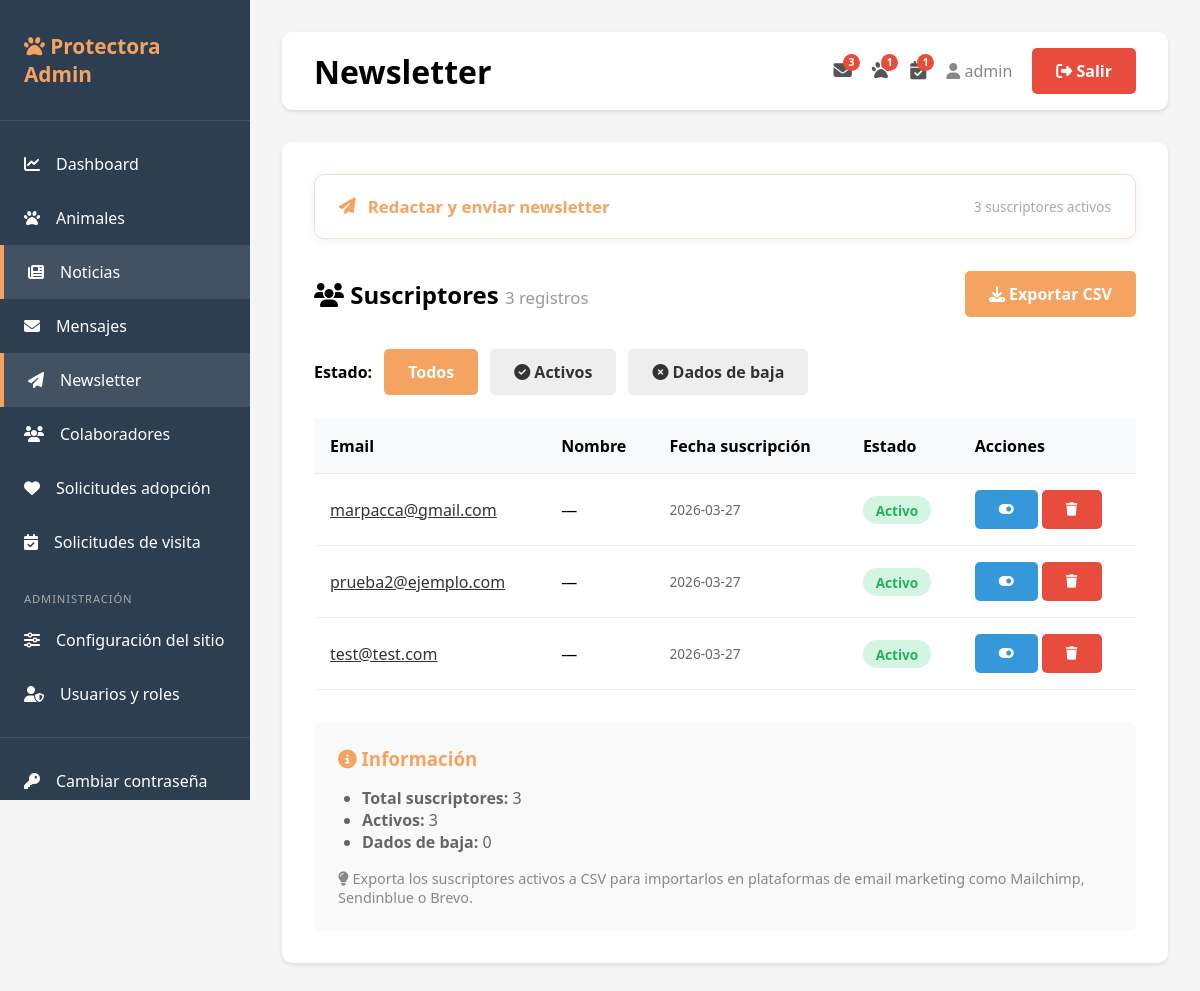
The app's page /admin/newsletter (signed in), older data.
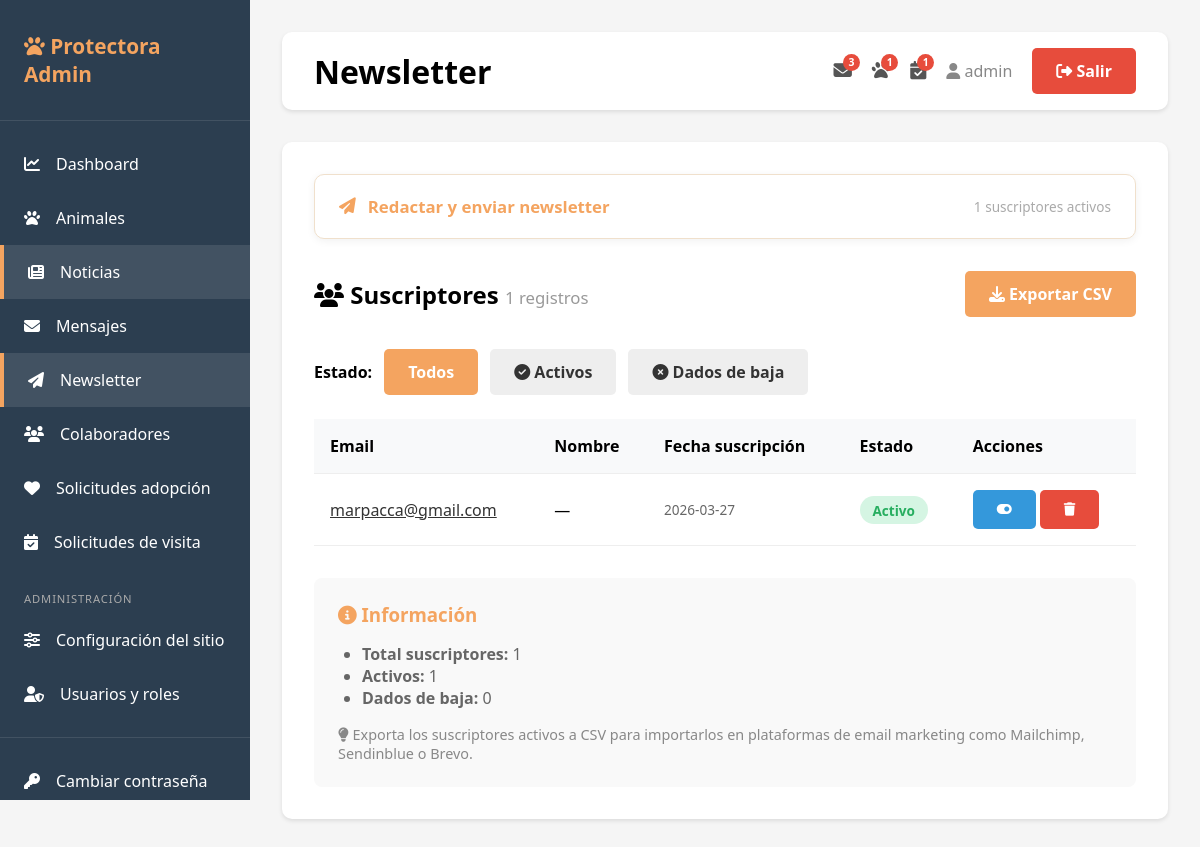
The same page, newer data.
### tables this page shows
CREATE TABLE newsletter_subscribers (
                id INTEGER PRIMARY KEY AUTOINCREMENT,
                email TEXT NOT NULL UNIQUE,
                name TEXT,
                subscribed_at TIMESTAMP DEFAULT CURRENT_TIMESTAMP,
                is_active BOOLEAN DEFAULT 1,
                unsubscribe_token TEXT
            );

### app.py (the view)
@app.route('/admin/newsletter')
@login_required
def list_newsletter_subscribers():
    db = get_db()
    active_filter = request.args.get('active')
    query = 'SELECT * FROM newsletter_subscribers'
    params = []
    if active_filter == '1':
        query += ' WHERE is_active = ' + ('TRUE' if USE_POSTGRES else '1')
    elif active_filter == '0':
        query += ' WHERE is_active = ' + ('FALSE' if USE_POSTGRES else '0')
    query += ' ORDER BY subscribed_at DESC'
    subscribers = db.execute(query, params).fetchall()
    return render_template('newsletter.html', subscribers=subscribers, active_filter=active_filter)

### app.py (called while the page is built)
def generate_csrf_token():
    if '_csrf_token' not in session:
        session['_csrf_token'] = secrets.token_hex(32)
    return session['_csrf_token']

def get_db():
    if USE_POSTGRES:
        conn = psycopg2.connect(DATABASE_URL)
        conn.cursor_factory = psycopg2.extras.RealDictCursor
        return DatabaseWrapper(conn, is_postgres=True)
    else:
        conn = sqlite3.connect(DATABASE)
        conn.row_factory = sqlite3.Row
        return DatabaseWrapper(conn, is_postgres=False)

def login_required(f):
    @wraps(f)
    def decorated_function(*args, **kwargs):
        if 'user_id' not in session:
            return redirect(url_for('login'))
        return f(*args, **kwargs)
    return decorated_function

    def execute(self, query, params=None):
        if self._is_postgres and '?' in query:
            query = query.replace('?', '%s')
        cursor = self._conn.cursor()
        if params:
            cursor.execute(query, params)
        else:
            cursor.execute(query)
        return cursor

### templates/newsletter.html (shortened to what this page needs)
{% extends "base.html" %}
{% block page_title %}Newsletter{% endblock %}
{% block extra_css %}
<link href="https://cdn.quilljs.com/1.3.7/quill.snow.css" rel="stylesheet">
{% endblock %}
{% block content %}
<details id="compose-panel" style="background:#fff; border:1px solid #f0e0cc; border-radius:10px;
    margin-bottom:2rem; box-shadow:0 2px 8px rgba(0,0,0,0.06); overflow:hidden;">
    <summary style="padding:1.25rem 1.5rem; cursor:pointer; font-size:1.05rem; font-weight:700;
                    color:#F4A460; list-style:none; display:flex; align-items:center; gap:.75rem;
                    user-select:none;">
        <i class="fas fa-paper-plane"></i>
        Redactar y enviar newsletter
        <span style="margin-left:auto; font-size:.85rem; color:#aaa; font-weight:400;">
            {{ subscribers|selectattr('is_active')|list|length }} suscriptores activos
        </span>
    </summary>
        {% set active_count = subscribers|selectattr('is_active')|list|length %}
</details>
<div style="display: flex; justify-content: space-between; align-items: center; margin-bottom: 2rem;">
    <h2><i class="fas fa-users"></i> Suscriptores
        <small style="font-size:0.7em; color:#999; font-weight:normal;">{{ subscribers|length }} registros</small>
    </h2>
    <a href="{{ url_for('export_newsletter_csv') }}" class="btn btn-primary">
        <i class="fas fa-download"></i> Exportar CSV
    </a>
</div>
<div style="display:flex; gap:0.75rem; margin-bottom:1.5rem; flex-wrap:wrap; align-items:center;">
    <strong>Estado:</strong>
    <a href="{{ url_for('list_newsletter_subscribers') }}"
       class="btn btn-sm" style="background:{% if not active_filter %}#F4A460; color:white{% else %}#eee; color:#333{% endif %}">
        Todos
    </a>
    <a href="{{ url_for('list_newsletter_subscribers', active='1') }}"
       class="btn btn-sm" style="background:{% if active_filter == '1' %}#F4A460; color:white{% else %}#eee; color:#333{% endif %}">
        <i class="fas fa-check-circle"></i> Activos
    </a>
    <a href="{{ url_for('list_newsletter_subscribers', active='0') }}"
       class="btn btn-sm" style="background:{% if active_filter == '0' %}#F4A460; color:white{% else %}#eee; color:#333{% endif %}">
        <i class="fas fa-times-circle"></i> Dados de baja
    </a>
</div>
{% if subscribers %}
<table class="table">
    <thead>
        <tr>
            <th>Email</th>
            <th>Nombre</th>
            <th>Fecha suscripción</th>
            <th>Estado</th>
            <th>Acciones</th>
        </tr>
    </thead>
    <tbody>
        {% for s in subscribers %}
        <tr style="{% if not s.is_active %}background:#fff5f5; opacity:0.7;{% endif %}">
            <td>
                <a href="mailto:{{ s.email }}" style="color:#333;">{{ s.email }}</a>
            </td>
            <td>{{ s.name or '—' }}</td>
            <td style="white-space:nowrap; font-size:0.85rem; color:#666;">
                {{ s.subscribed_at[:10] }}
            </td>
            <td>
                {% if s.is_active %}
                <span class="badge badge-success">Activo</span>
                {% else %}
                <span class="badge badge-danger">Dado de baja</span>
                {% endif %}
            </td>
            <td style="white-space:nowrap;">
                <form method="POST" action="{{ url_for('toggle_newsletter_subscriber', subscriber_id=s.id) }}" style="display:inline;">
                    <button type="submit" class="btn btn-sm"
                            style="background:#3498db; color:white;"
                            title="{{ 'Desactivar' if s.is_active else 'Reactivar' }}">
                        <i class="fas fa-{{ 'toggle-on' if s.is_active else 'toggle-off' }}"></i>
                    </button>
                </form>
                <form method="POST" action="{{ url_for('delete_newsletter_subscriber', subscriber_id=s.id) }}" style="display:inline;"
                      onsubmit="return confirm('¿Eliminar este suscriptor permanentemente?');">
                    <button type="submit" class="btn btn-danger btn-sm" title="Eliminar">
                        <i class="fas fa-trash"></i>
                    </button>
                </form>
            </td>
        </tr>
        {% endfor %}
    </tbody>
</table>
<div style="background:#f9f9f9; border-radius:8px; padding:1.5rem; margin-top:2rem;">
    <h3 style="margin:0 0 1rem; color:#F4A460;"><i class="fas fa-info-circle"></i> Información</h3>
    <ul style="margin:0; padding-left:1.5rem; color:#666;">
        <li><strong>Total suscriptores:</strong> {{ subscribers|length }}</li>
        <li><strong>Activos:</strong> {{ subscribers|selectattr('is_active')|list|length }}</li>
        <li><strong>Dados de baja:</strong> {{ subscribers|rejectattr('is_active')|list|length }}</li>
    </ul>
    <p style="margin:1rem 0 0; font-size:0.9rem; color:#888;">
        <i class="fas fa-lightbulb"></i>
        Exporta los suscriptores activos a CSV para importarlos en plataformas de email marketing como Mailchimp, Sendinblue o Brevo.
    </p>
</div>
{% else %}
<div style="text-align:center; padding:3rem;">
    <i class="fas fa-envelope-open" style="font-size:4rem; color:#ddd; margin-bottom:1rem;"></i>
    <h3 style="color:#666;">No hay suscriptores registrados</h3>
    <p style="color:#999;">Los usuarios que se suscriban al newsletter aparecerán aquí.</p>
</div>
{% endif %}
{% endblock %}

### templates/base.html (shortened to what this page needs)
<!DOCTYPE html>
<html lang="es">
<head>
    <link rel="stylesheet" href="https://cdnjs.cloudflare.com/ajax/libs/font-awesome/6.4.0/css/all.min.css">
    {% block extra_css %}{% endblock %}
</head>
<body>
    {% block body %}
    <div class="admin-wrapper">
        <aside class="sidebar">
            <div class="sidebar-brand">
                <h2><i class="fas fa-paw"></i> Protectora Admin</h2>
            </div>
            <ul class="sidebar-menu">
                <li><a href="{{ url_for('dashboard') }}" {% if request.endpoint == 'dashboard' %}class="active"{% endif %}>
                    <i class="fas fa-chart-line"></i> Dashboard
                </a></li>
                <li><a href="{{ url_for('list_animals') }}" {% if 'animal' in request.endpoint %}class="active"{% endif %}>
                    <i class="fas fa-paw"></i> Animales
                </a></li>
                <li><a href="{{ url_for('list_news') }}" {% if 'news' in request.endpoint %}class="active"{% endif %}>
                    <i class="fas fa-newspaper"></i> Noticias
                </a></li>
                {% if session.role in ['superadmin', 'editor'] %}
                <li><a href="{{ url_for('list_contacts') }}" {% if 'contact' in request.endpoint %}class="active"{% endif %}>
                    <i class="fas fa-envelope"></i> Mensajes
                </a></li>
                <li><a href="{{ url_for('list_newsletter_subscribers') }}" {% if 'newsletter' in request.endpoint %}class="active"{% endif %}>
                    <i class="fas fa-paper-plane"></i> Newsletter
                </a></li>
                <li><a href="{{ url_for('list_collaborators') }}" {% if 'collaborator' in request.endpoint %}class="active"{% endif %}>
                    <i class="fas fa-users"></i> Colaboradores
                </a></li>
                <li><a href="{{ url_for('list_adoptions') }}" {% if 'adoption' in request.endpoint %}class="active"{% endif %}>
                    <i class="fas fa-heart"></i> Solicitudes adopción
                </a></li>
                <li><a href="{{ url_for('list_visits') }}" {% if 'visit' in request.endpoint %}class="active"{% endif %}>
                    <i class="fas fa-calendar-check"></i> Solicitudes de visita
                </a></li>
                {% endif %}
                {% if session.role == 'superadmin' %}
                <li style="margin-top: 1rem; padding: 0.4rem 1.5rem; font-size: 0.7rem; text-transform: uppercase; color: #aaa; letter-spacing: 0.08em;">
                    Administración
                </li>
                <li><a href="{{ url_for('admin_settings') }}" {% if request.endpoint == 'admin_settings' %}class="active"{% endif %}>
                    <i class="fas fa-sliders-h"></i> Configuración del sitio
                </a></li>
                <li><a href="{{ url_for('list_users') }}" {% if 'user' in request.endpoint %}class="active"{% endif %}>
                    <i class="fas fa-user-shield"></i> Usuarios y roles
                </a></li>
                {% endif %}
                <li style="margin-top: 1rem; border-top: 1px solid rgba(255,255,255,0.1); padding-top: 1rem;">
                <a href="{{ url_for('change_password') }}" {% if request.endpoint == 'change_password' %}class="active"{% endif %}>
                    <i class="fas fa-key"></i> Cambiar contraseña
                </a></li>
            </ul>
        </aside>
        <main class="main-content">
            <div class="topbar">
                <h1>{% block page_title %}Dashboard{% endblock %}</h1>
                <div class="user-menu">
                    {% if nav_unread_contacts %}
                    <a href="{{ url_for('list_contacts') }}" title="{{ nav_unread_contacts }} mensaje{{ 's' if nav_unread_contacts != 1 }} sin leer"
                       style="position:relative; color:#555; text-decoration:none;">
                        <i class="fas fa-envelope" style="font-size:1.15rem;"></i>
                        <span style="position:absolute; top:-6px; right:-8px; background:#e74c3c; color:#fff;
                                     border-radius:50%; font-size:.65rem; font-weight:700;
                                     min-width:17px; height:17px; display:flex; align-items:center;
                                     justify-content:center; padding:0 3px; line-height:1;">
                            {{ nav_unread_contacts if nav_unread_contacts <= 99 else '99+' }}
                        </span>
                    </a>
                    {% endif %}
                    {% if nav_pending_adoptions %}
                    <a href="{{ url_for('list_adoptions', status='pendiente') }}" title="{{ nav_pending_adoptions }} solicitud{{ 'es' if nav_pending_adoptions != 1 }} de adopción pendiente{{ 's' if nav_pending_adoptions != 1 }}"
                       style="position:relative; color:#555; text-decoration:none;">
                        <i class="fas fa-paw" style="font-size:1.15rem;"></i>
                        <span style="position:absolute; top:-6px; right:-8px; background:#e74c3c; color:#fff;
                                     border-radius:50%; font-size:.65rem; font-weight:700;
                                     min-width:17px; height:17px; display:flex; align-items:center;
                                     justify-content:center; padding:0 3px; line-height:1;">
                            {{ nav_pending_adoptions if nav_pending_adoptions <= 99 else '99+' }}
                        </span>
                    </a>
                    {% endif %}
                    {% if nav_pending_visits %}
                    <a href="{{ url_for('list_visits') }}" title="{{ nav_pending_visits }} solicitud{{ 'es' if nav_pending_visits != 1 }} de visita pendiente{{ 's' if nav_pending_visits != 1 }}"
                       style="position:relative; color:#555; text-decoration:none;">
                        <i class="fas fa-calendar-check" style="font-size:1.15rem;"></i>
                        <span style="position:absolute; top:-6px; right:-8px; background:#e74c3c; color:#fff;
                                     border-radius:50%; font-size:.65rem; font-weight:700;
                                     min-width:17px; height:17px; display:flex; align-items:center;
                                     justify-content:center; padding:0 3px; line-height:1;">
                            {{ nav_pending_visits if nav_pending_visits <= 99 else '99+' }}
                        </span>
                    </a>
                    {% endif %}
                    <span style="color:#888;"><i class="fas fa-user"></i> {{ session.username }}</span>
                    <a href="{{ url_for('logout') }}" class="btn btn-danger">
                        <i class="fas fa-sign-out-alt"></i> Salir
                    </a>
                </div>
            </div>
            <div class="content-area">
                {% block content %}{% endblock %}
            </div>
        </main>
    </div>
    {% endblock %}
</body>
</html>

### templates/base.html (style rules this page uses)
* { margin: 0; padding: 0; box-sizing: border-box; }
body { font-family: 'Segoe UI', Tahoma, Geneva, Verdana, sans-serif; background: #f5f5f5; }
.admin-wrapper { display: flex; min-height: 100vh; }
.sidebar { width: 250px; background: #2C3E50; color: white; padding: 2rem 0; position: fixed; height: 100vh; overflow-y: auto; }
.sidebar-brand { padding: 0 1.5rem 2rem; border-bottom: 1px solid rgba(255,255,255,0.1); margin-bottom: 1rem; }
.sidebar-brand h2 { font-size: 1.3rem; color: #F4A460; }
.sidebar-menu { list-style: none; }
.sidebar-menu li a { display: flex; align-items: center; gap: 1rem; padding: 1rem 1.5rem; color: white; text-decoration: none; transition: all 0.3s; }
.sidebar-menu li a:hover, .sidebar-menu li a.active { background: rgba(255,255,255,0.1); border-left: 4px solid #F4A460; }
.main-content { flex: 1; margin-left: 250px; padding: 2rem; }
.topbar { background: white; padding: 1rem 2rem; border-radius: 10px; margin-bottom: 2rem; box-shadow: 0 2px 4px rgba(0,0,0,0.1); display: flex; justify-content: space-between; align-items: center; }
.user-menu { display: flex; align-items: center; gap: 1.25rem; }
.content-area { background: white; border-radius: 10px; padding: 2rem; box-shadow: 0 2px 4px rgba(0,0,0,0.1); }
.btn { padding: 0.75rem 1.5rem; border: none; border-radius: 5px; cursor: pointer; font-weight: 600; transition: all 0.3s; text-decoration: none; display: inline-block; }
.btn-primary { background: #F4A460; color: white; }
.btn-danger { background: #E74C3C; color: white; }
.table { width: 100%; border-collapse: collapse; margin-top: 1rem; }
.table th, .table td { padding: 1rem; text-align: left; border-bottom: 1px solid #eee; }
.table th { background: #f8f9fa; font-weight: 600; }
.badge { padding: 0.3rem 0.8rem; border-radius: 15px; font-size: 0.85rem; font-weight: 600; }
.badge-success { background: #D5F5E3; color: #27AE60; }

Row changes from the older to the newer data that the page shows:
removed newsletter_subscribers: email "prueba2@ejemplo.com", name "—", subscribed_at "2026-03-27", is_active "Activo"
removed newsletter_subscribers: email "test@test.com", name "—", subscribed_at "2026-03-27", is_active "Activo"
Text that changed along with them:
{{ subscribers|selectattr('is_active')|list|length }}: "3" → "1"
{{ subscribers|length }}: "3" → "1"
